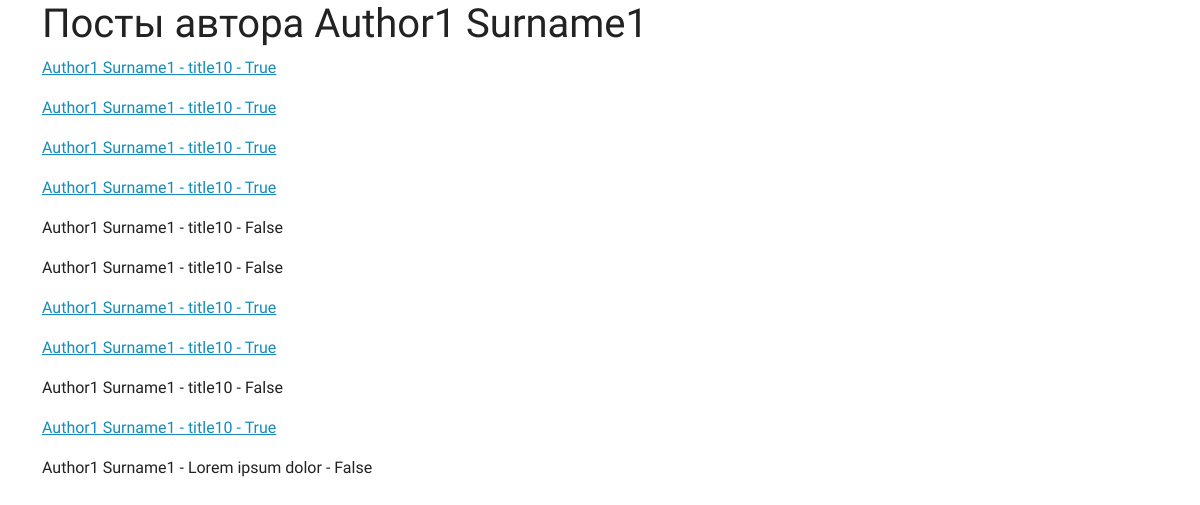
/articles/1, run on the app's committed database.
### seminar_app/models.py (models this page shows, shortened)
class Post(models.Model):
    title = models.CharField(max_length=200)
    post = models.TextField(max_length=1000)
    publish_date = models.DateField(auto_now_add=True)
    author = models.ForeignKey(Author, on_delete=models.CASCADE)
    category = models.ForeignKey(Category, on_delete=models.DO_NOTHING)
    views = models.IntegerField(default=0)
    publish = models.BooleanField(default=False)
    objects = Manager()
    def __str__(self):
        return f'{self.author} - {self.title} - {self.publish}'

class Author(models.Model):
    first_name = models.CharField(max_length=100)
    last_name = models.CharField(max_length=100)
    email = models.EmailField()
    bio = models.TextField()
    dob = models.DateField()
    objects = Manager()
    def __str__(self):
        return f'{self.first_name} {self.last_name}'

### seminar_app/views.py (the view)
# urls.py: path('articles/<int:pk>', views.AllArticlesView.as_view(), name='articles'),
class AllArticlesView(TemplateView):
    template_name = 'seminar_app/articles.html'
    def get_context_data(self, **kwargs):
        context = super().get_context_data(**kwargs)
        author = Author.objects.get(pk=self.kwargs['pk'])
        posts = Post.objects.filter(author=author).all()
        context['posts'] = posts
        context['title'] = f'Посты автора {author}'
        return context

### seminar_app/templates/seminar_app/articles.html (shortened to what this page needs)
{% extends 'seminar_app/base.html' %}
{% block content %}
    <h1>{{ title }}</h1>
    {% for post in posts %}
        {% if post.publish %}
            <a href="{% url 'seminar_app:article_page' post.pk %}"><p>{{ post }}</p></a>
        {% else %}
            <p>{{ post }}</p>
        {% endif %}
    {% endfor %}
{% endblock %}

### seminar_app/templates/seminar_app/base.html (shortened to what this page needs)
<!doctype html>
{% load static %}
<html lang="ru">
<head>
    <link rel="stylesheet" href="{% static 'css/bootstrap.css' %}">
</head>
<body>
<div class="container">
    {% block content %}
    {% endblock %}
</div>
</body>
</html>

### data on the page
Post: author+title+publish "Author1 Surname1 - title10 - True"
Post: author+title+publish "Author1 Surname1 - title10 - True"
Post: author+title+publish "Author1 Surname1 - title10 - True"
Post: author+title+publish "Author1 Surname1 - title10 - True"
Post: author+title+publish "Author1 Surname1 - title10 - False"
Post: author+title+publish "Author1 Surname1 - title10 - False"
Post: author+title+publish "Author1 Surname1 - title10 - True"
Post: author+title+publish "Author1 Surname1 - title10 - True"
Post: author+title+publish "Author1 Surname1 - title10 - False"
Post: author+title+publish "Author1 Surname1 - title10 - True"
Post: author+title+publish "Author1 Surname1 - Lorem ipsum dolor - False"

### other printed values
{{ title }} "Посты автора Author1 Surname1"
